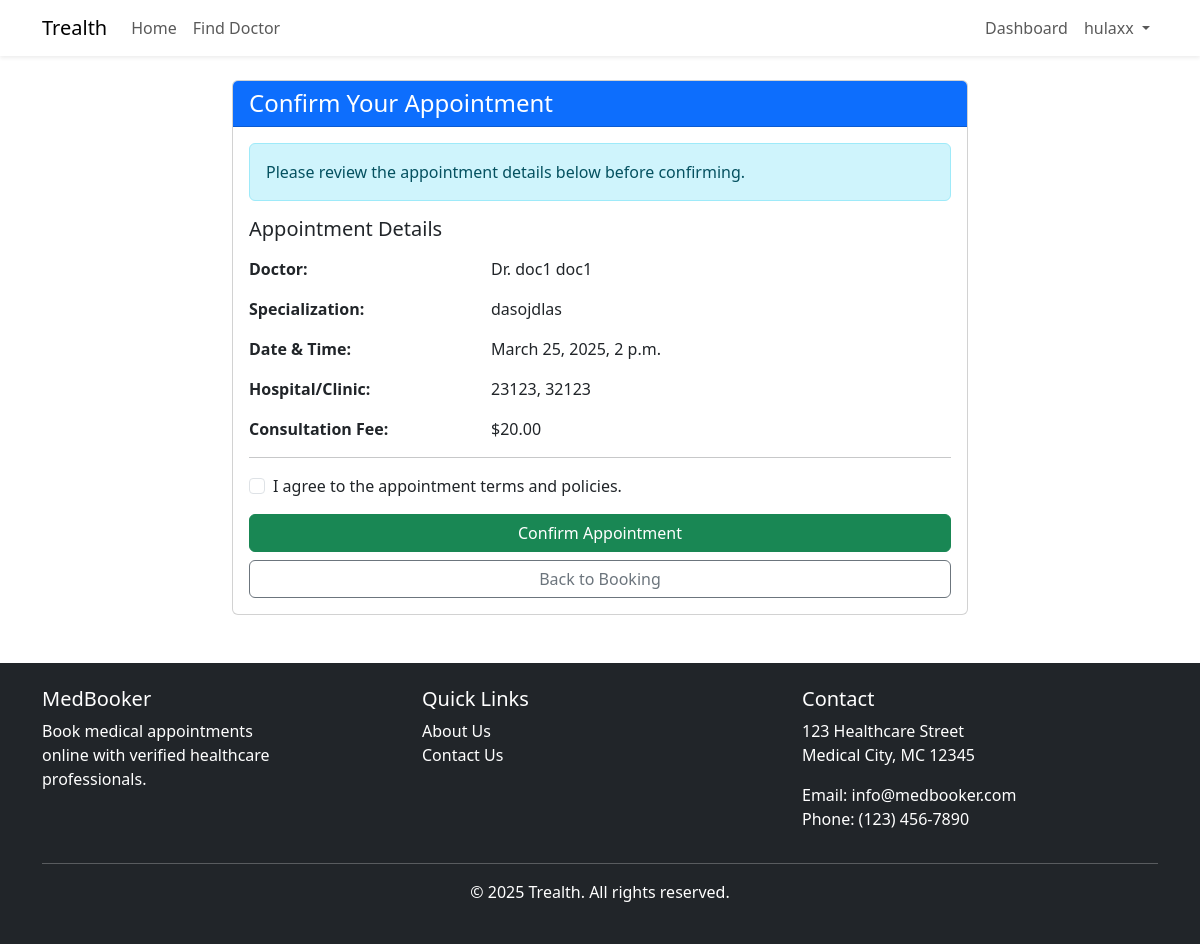
The page /appointments/confirm/1/ (signed in) on the database its author committed.
### accounts/models.py (models this page shows)
class User(AbstractUser):
    USER_TYPE_CHOICES = (
        ('doctor', 'Doctor'),
        ('patient', 'Patient'),
        ('admin', 'Administrator'),
    )
    email = models.EmailField(unique=True)
    user_type = models.CharField(max_length=10, choices=USER_TYPE_CHOICES)
    USERNAME_FIELD = 'email'
    REQUIRED_FIELDS = ['first_name', 'last_name']
    objects = CustomUserManager()

### appointments/models.py (models this page shows, shortened)
class Appointment(models.Model):
    STATUS_CHOICES = (
        ('scheduled', 'Scheduled'),
        ('completed', 'Completed'),
        ('cancelled', 'Cancelled'),
        ('no_show', 'No Show'),
    )
    appointment_id = models.AutoField(primary_key=True)
    doctor = models.ForeignKey(Doctor, on_delete=models.CASCADE, related_name='appointments')
    patient = models.ForeignKey(Patient, on_delete=models.CASCADE, related_name='appointments')
    appointment_date = models.DateTimeField()
    status = models.CharField(max_length=20, choices=STATUS_CHOICES, default='scheduled')
    cancel_reason = models.CharField(max_length=255, blank=True, null=True)
    symptoms_description = models.TextField(blank=True, null=True)
    created_at = models.DateTimeField(auto_now_add=True)

### doctors/models.py (models this page shows, shortened)
class Doctor(models.Model):
    doctor_id = models.AutoField(primary_key=True)
    user = models.OneToOneField(settings.AUTH_USER_MODEL, on_delete=models.CASCADE, related_name='doctor_profile')
    full_name = models.CharField(max_length=255)
    specialization = models.CharField(max_length=255)
    experience_years = models.IntegerField()
    license_number = models.CharField(max_length=50)
    consultation_fee = models.DecimalField(max_digits=10, decimal_places=2)
    hospital_name = models.CharField(max_length=255)
    hospital_location = models.CharField(max_length=255)

### appointments/views.py (the view)
# urls.py: path('confirm/<int:appointment_id>/', views.confirm, name='confirm'),
@login_required
def confirm(request, appointment_id):
    appointment = get_object_or_404(Appointment, appointment_id=appointment_id)
    return render(request, 'appointments/confirm.html', {'appointment': appointment})

### templates/appointments/confirm.html (shortened to what this page needs)
{% extends 'base.html' %}
{% block content %}
<div class="row">
    <div class="col-md-8 offset-md-2">
        <div class="card">
            <div class="card-header bg-primary text-white">
                <h4 class="mb-0">Confirm Your Appointment</h4>
            </div>
            <div class="card-body">
                <div class="alert alert-info">
                    Please review the appointment details below before confirming.
                </div>
                <h5 class="mb-3">Appointment Details</h5>
                <div class="row mb-3">
                    <div class="col-md-4 fw-bold">Doctor:</div>
                    <div class="col-md-8">Dr. {{ appointment.doctor.full_name }}</div>
                </div>
                <div class="row mb-3">
                    <div class="col-md-4 fw-bold">Specialization:</div>
                    <div class="col-md-8">{{ appointment.doctor.specialization }}</div>
                </div>
                <div class="row mb-3">
                    <div class="col-md-4 fw-bold">Date & Time:</div>
                    <div class="col-md-8">{{ appointment.appointment_date }}</div>
                </div>
                <div class="row mb-3">
                    <div class="col-md-4 fw-bold">Hospital/Clinic:</div>
                    <div class="col-md-8">{{ appointment.doctor.hospital_name }}, {{ appointment.doctor.hospital_location }}</div>
                </div>
                <div class="row mb-3">
                    <div class="col-md-4 fw-bold">Consultation Fee:</div>
                    <div class="col-md-8">${{ appointment.doctor.consultation_fee }}</div>
                </div>
                <hr>
                <form method="post">
                    <div class="form-check mb-3">
                        <input class="form-check-input" type="checkbox" id="terms_agree" name="terms_agree" required>
                        <label class="form-check-label" for="terms_agree">
                            I agree to the appointment terms and policies.
                        </label>
                    </div>
                    <div class="d-grid gap-2">
                        <button type="submit" name="action" value="confirm" class="btn btn-success">Confirm Appointment</button>
                        <a href="{% url 'patients:book_appointment' %}" class="btn btn-outline-secondary">Back to Booking</a>
                    </div>
                </form>
            </div>
        </div>
    </div>
</div>
{% endblock %}

### templates/base.html (shortened to what this page needs)
<!DOCTYPE html>
<html lang="en">
<head>
    <link href="https://cdn.jsdelivr.net/npm/bootstrap@5.3.0-alpha1/dist/css/bootstrap.min.css" rel="stylesheet">
    <link rel="stylesheet" href="https://cdn.jsdelivr.net/npm/bootstrap-icons@1.10.0/font/bootstrap-icons.css">
</head>
<body>
    <nav class="navbar navbar-expand-lg navbar-light bg-white shadow-sm">
        <div class="container">
            <a class="navbar-brand" href="{% url 'core:home' %}">Trealth</a>
            <div class="collapse navbar-collapse" id="navbarNav">
                <ul class="navbar-nav me-auto">
                    <li class="nav-item">
                        <a class="nav-link" href="{% url 'core:home' %}">Home</a>
                    </li>
                    {% if user.is_authenticated and user.user_type == 'patient' %}
                    <li class="nav-item">
                        <a class="nav-link" href="{% url 'core:find_doctor' %}">Find Doctor</a>
                    </li>
                    {% endif %}
                </ul>
                <ul class="navbar-nav ms-auto">
                    {% if user.is_authenticated %}
                        {% if user.user_type == 'doctor' %}
                            <li class="nav-item">
                                <a class="nav-link" href="{% url 'doctors:dashboard' %}">Dashboard</a>
                            </li>
                        {% elif user.user_type == 'patient' %}
                            <li class="nav-item">
                                <a class="nav-link" href="{% url 'patients:dashboard' %}">Dashboard</a>
                            </li>
                        {% elif user.user_type == 'admin' %}
                            <li class="nav-item">
                                <a class="nav-link" href="{% url 'admin_portal:dashboard' %}">Admin</a>
                            </li>
                        {% endif %}
                        <li class="nav-item dropdown">
                            <a class="nav-link dropdown-toggle" href="#" id="navbarDropdown" role="button" data-bs-toggle="dropdown" aria-expanded="false">
                                {{ user.first_name }}
                            </a>
                        </li>
                    {% endif %}
                </ul>
            </div>
        </div>
    </nav>
    <div class="container mt-4">
        {% block content %}{% endblock %}
    </div>
    <footer class="bg-dark text-white py-4 mt-5">
        <div class="container">
            <div class="row">
                <div class="col-md-4">
                    <h5>MedBooker</h5>
                    <div style="width: 70%;">
                        <p>Book medical appointments online with verified healthcare professionals.</p>
                    </div>
                </div>
                <div class="col-md-4">
                    <h5>Quick Links</h5>
                    <ul class="list-unstyled">
                        <li><a href="{% url 'core:about' %}" class="text-white" style="text-decoration: none;">About Us</a></li>
                        <li><a href="{% url 'core:contact' %}" class="text-white" style="text-decoration: none;">Contact Us</a></li>
                    </ul>
                </div>
                <div class="col-md-4">
                    <h5>Contact</h5>
                    <address>
                        <p>123 Healthcare Street<br>Medical City, MC 12345</p>
                        <p>Email: info@medbooker.com<br>Phone: (123) 456-7890</p>
                    </address>
                </div>
            </div>
            <hr>
            <div class="text-center">
                <p>&copy; 2025 Trealth. All rights reserved.</p>
            </div>
        </div>
    </footer>
</body>
</html>

### rows shown on the page
User: first_name "hulaxx"
Appointment: doctor.full_name "doc1 doc1", doctor.specialization "dasojdlas", appointment_date "March 25, 2025, 2 p.m.", doctor.hospital_name "23123", doctor.hospital_location "32123", doctor.consultation_fee "20.00"
